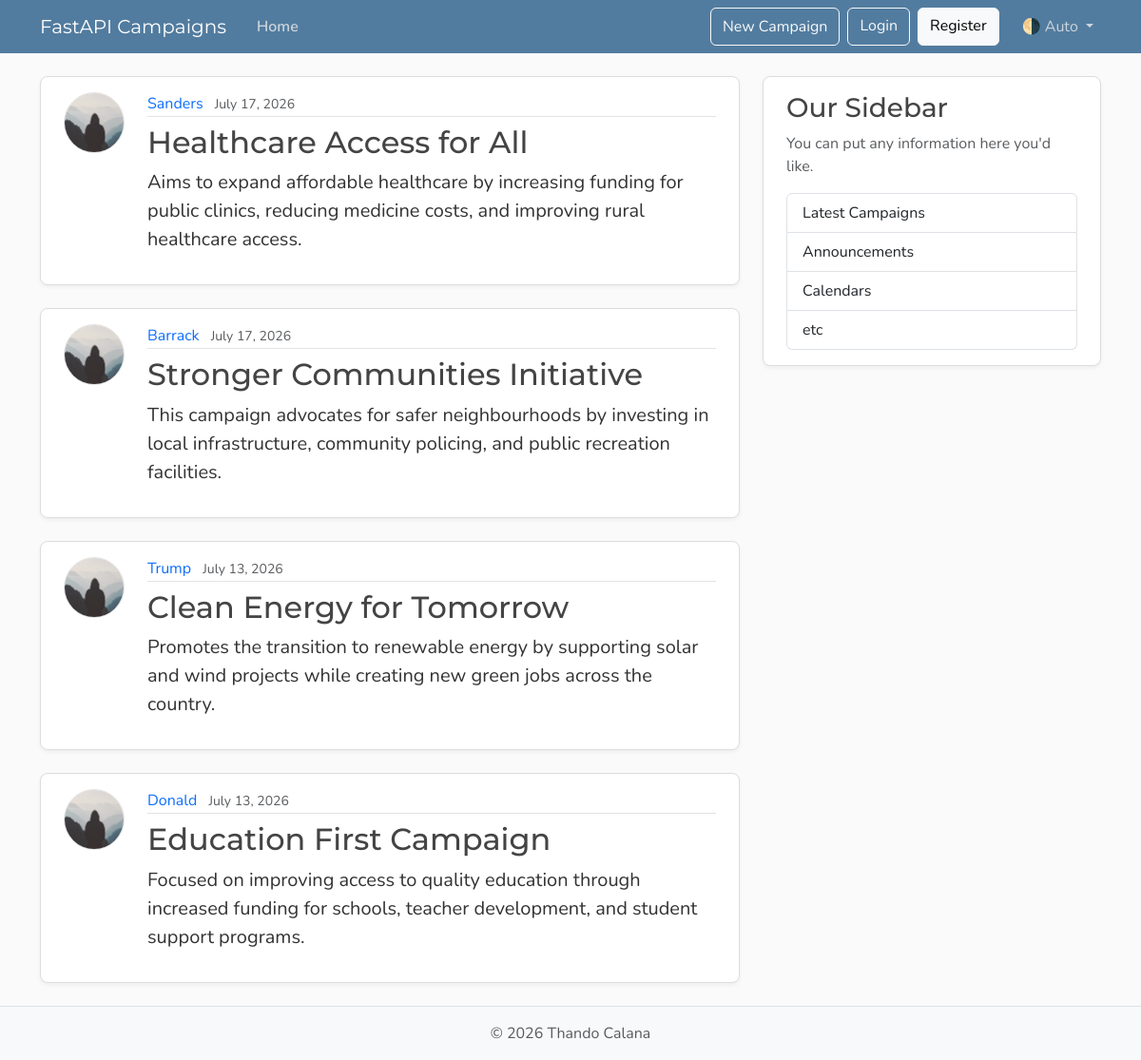
Page /campaigns on the committed database.
### models.py (models this page shows, shortened)
class Campaigns(Base):
    __tablename__ = "campaigns"
    campaign_id: Mapped[int] = mapped_column(Integer, primary_key=True, nullable=False)
    campaign_name: Mapped[str] = mapped_column(String, nullable=False)
    author: Mapped[Users] = relationship(
        back_populates="campaigns"
    )  # match relationship established earlier
    user_id: Mapped[int] = mapped_column(
        ForeignKey("users.user_id"), nullable=False, index=True
    )
    campaign_details: Mapped[str] = mapped_column(Text, nullable=False)
    created_at: Mapped[datetime] = mapped_column(
        DateTime(timezone=True), default=lambda: datetime.now(UTC)
    )

class Users(Base):
    __tablename__ = "users"
    user_id: Mapped[int] = mapped_column(Integer, primary_key=True, nullable=False)
    username: Mapped[str] = mapped_column(String, nullable=False)
    email: Mapped[str] = mapped_column(String, nullable=False)
    profile_pic: Mapped[str | None] = mapped_column(
        String(200), nullable=True, default=None
    )
    campaigns: Mapped[list[Campaigns]] = relationship(
        back_populates="author",
        cascade="all, delete-orphan",  # if author user is deleted, all posts of that user will also be deleted
    )

### main.py (the view)
@app.get(
    path="/",
    name="home",  # name so we know which unique route to access. Affects URL path user gets directed to
    include_in_schema=False,  # Exclude from API documentation
)
@app.get(
    path="/campaigns", name="campaigns", include_in_schema=False
)  # Not useful for API consumption/ dev. THESE ARE ONLY HTML ENDPOINTS NOT API FUNCTIONALITY
async def home(request: Request, db: Annotated[AsyncSession, Depends(get_db)]):
    query = await db.execute(
        select(models.Campaigns).options(selectinload(models.Campaigns.author)).order_by(models.Campaigns.created_at.desc())
    )
    campaigns = query.scalars().all()
    return templates.TemplateResponse(
        request, "home.html", {"campaigns": campaigns, "title": "Home"}
    )

### templates/home.html
{% extends "layout.html" %}
{% block content %}
  {% for campaign in campaigns %}
    <article class="content-section py-3 px-4 mb-4">
      <div class="d-flex align-items-start gap-4">
        <img class="rounded-circle article-img flex-shrink-0"
             src="{{ campaign.author.img_path }}"
             alt="{{ campaign.author.username }}'s profile picture"
             width="64"
             height="64"
             loading="lazy">
        <div class="flex-grow-1">
          <div class="article-metadata mb-2">
            <a class="me-2" href="#">{{ campaign.author.username }}</a>
            <small class="text-body-secondary">{{ campaign.created_at.strftime("%B %d, %Y") }}</small>
          </div>
          <h2>
            <a class="article-title"
            href="{{ url_for('campaign', campaign_id=campaign['campaign_id']) }}">{{ campaign.campaign_name }}</a>
          </h2>
          <p class="article-content">{{ campaign.campaign_details }}</p>
        </div>
      </div>
    </article>
  {% endfor %}
{% endblock content %}

### templates/layout.html (shortened to what this page needs)
<!doctype html>
<html lang="en">
  <head>
    <link
      href="https://cdn.jsdelivr.net/npm/bootstrap@5.3.8/dist/css/bootstrap.min.css"
      rel="stylesheet"
    />
    <link
      rel="stylesheet"
      type="text/css"
      href='{{ url_for("static", path="css/main.css") }}'
    />
  </head>
  <body class="d-flex flex-column min-vh-100">
    <header class="site-header">
      <nav
        class="navbar navbar-expand-md bg-steel fixed-top"
        data-bs-theme="dark"
      >
        <div class="container">
          <a class="navbar-brand me-4" href="{{ url_for('campaigns') }}"
            >FastAPI Campaigns</a
          >
          <div class="collapse navbar-collapse" id="navbarToggle">
            <div class="navbar-nav me-auto">
              <a
                class="nav-link active"
                aria-current="page"
                href="{{ url_for('home') }}"
                >Home</a
              >
            </div>
            <div class="navbar-nav">
              <button
                class="btn btn-outline-light mb-2 mb-md-0 me-md-2"
                type="button"
                data-bs-toggle="modal"
                data-bs-target="#createCampaignModal"
              >
                New Campaign
              </button>
              <a class="btn btn-outline-light mb-2 mb-md-0 me-md-2" href="#"
                >Login</a
              >
              <a class="btn btn-light mb-2 mb-md-0 me-md-3" href="#"
                >Register</a
              >
              <div class="nav-item dropdown">
                <a
                  class="nav-link dropdown-toggle"
                  href="#"
                  role="button"
                  id="bd-theme"
                  data-bs-toggle="dropdown"
                  aria-expanded="false"
                >
                  <span id="bd-theme-text">🌗 Auto</span>
                </a>
              </div>
            </div>
          </div>
        </div>
      </nav>
    </header>
    <main role="main" class="container">
      <div class="row">
        <div class="col-md-8">{% block content %} {% endblock content %}</div>
        <aside class="col-md-4">
          <div class="content-section py-3 px-4 mb-4">
            <h3>Our Sidebar</h3>
            <p class="text-body-secondary">
              You can put any information here you'd like.
            </p>
            <ul class="list-group">
              <li class="list-group-item">Latest Campaigns</li>
              <li class="list-group-item">Announcements</li>
              <li class="list-group-item">Calendars</li>
              <li class="list-group-item">etc</li>
            </ul>
          </div>
        </aside>
      </div>
    </main>
    <footer class="mt-auto py-3 bg-body-tertiary border-top">
      <div class="container text-center">
        <p class="text-body-secondary mb-0">
          © <span id="year"></span> Thando Calana
        </p>
      </div>
    </footer>
  </body>
</html>

### static/css/main.css (style rules this page uses)
:root { --font-heading: "Montserrat", system-ui, -apple-system, BlinkMacSystemFont, sans-serif; --font-body: "Nunito", system-ui, -apple-system, BlinkMacSystemFont, sans-serif; --color-bg-body: #fafafa; --color-bg-content: #ffffff; --color-text-primary: #333333; --color-text-heading: #444444; --color-steel: #527c9f; --color-nav-link: #cbd5db; --color-nav-link-hover: #ffffff; --color-link-hover: #428bca; --color-border: #dddddd; --color-border-light: #e3e3e3; --spacing-xl: 5rem; --article-img-size: 4rem; --account-img-size: 7.813rem; }
body { font-family: var(--font-body); background: var(--color-bg-body); color: var(--color-text-primary); }
main { padding-top: var(--spacing-xl); }
h1, h2, h3, h4, h5, h6 { font-family: var(--font-heading); color: var(--color-text-heading); }
.navbar-brand { font-family: var(--font-heading); }
a { text-decoration: none; }
.bg-steel { background-color: var(--color-steel); }
.site-header .navbar-nav .nav-link { color: var(--color-nav-link); transition: color 0.2s ease-in-out; }
.site-header .navbar-nav .nav-link.active { font-weight: 600; }
.content-section { background: var(--color-bg-content); border: 1px solid var(--color-border); border-radius: 0.5rem; box-shadow: 0 2px 4px rgba(15, 23, 42, 0.05); transition: box-shadow 0.15s ease, transform 0.15s ease, border-color 0.15s ease; }
.article-title { color: var(--color-text-heading); transition: color 0.2s ease-in-out; }
.article-content { white-space: pre-line; font-size: 1.25rem; }
.article-img { height: var(--article-img-size); width: var(--article-img-size); flex-shrink: 0; object-fit: cover; border: 1px solid var(--color-border-light); box-shadow: 0 0 0 2px var(--color-bg-content); }
.article-metadata { padding-bottom: 0.063rem; border-bottom: 1px solid var(--color-border-light); }
.article-metadata a { transition: color 0.2s ease-in-out; }
[data-bs-theme="dark"] { --color-bg-body: #1a1a1a; --color-bg-content: #2d2d2d; --color-text-primary: #e0e0e0; --color-text-heading: #f0f0f0; --color-border: #404040; --color-border-light: #4a4a4a; }

### rows in the picture
Campaigns: author.username "Sanders", created_at "July 17, 2026", campaign_name "Healthcare Access for All", campaign_details "Aims to expand affordable healthcare by increasing funding for public clinics, reducing medicine costs, and improving rural healthcare access."
Campaigns: author.username "Barrack", created_at "July 17, 2026", campaign_name "Stronger Communities Initiative", campaign_details "This campaign advocates for safer neighbourhoods by investing in local infrastructure, community policing, and public recreation facilities."
Campaigns: author.username "Trump", created_at "July 13, 2026", campaign_name "Clean Energy for Tomorrow", campaign_details "Promotes the transition to renewable energy by supporting solar and wind projects while creating new green jobs across the country."
Campaigns: author.username "Donald", created_at "July 13, 2026", campaign_name "Education First Campaign", campaign_details "Focused on improving access to quality education through increased funding for schools, teacher development, and student support programs."
